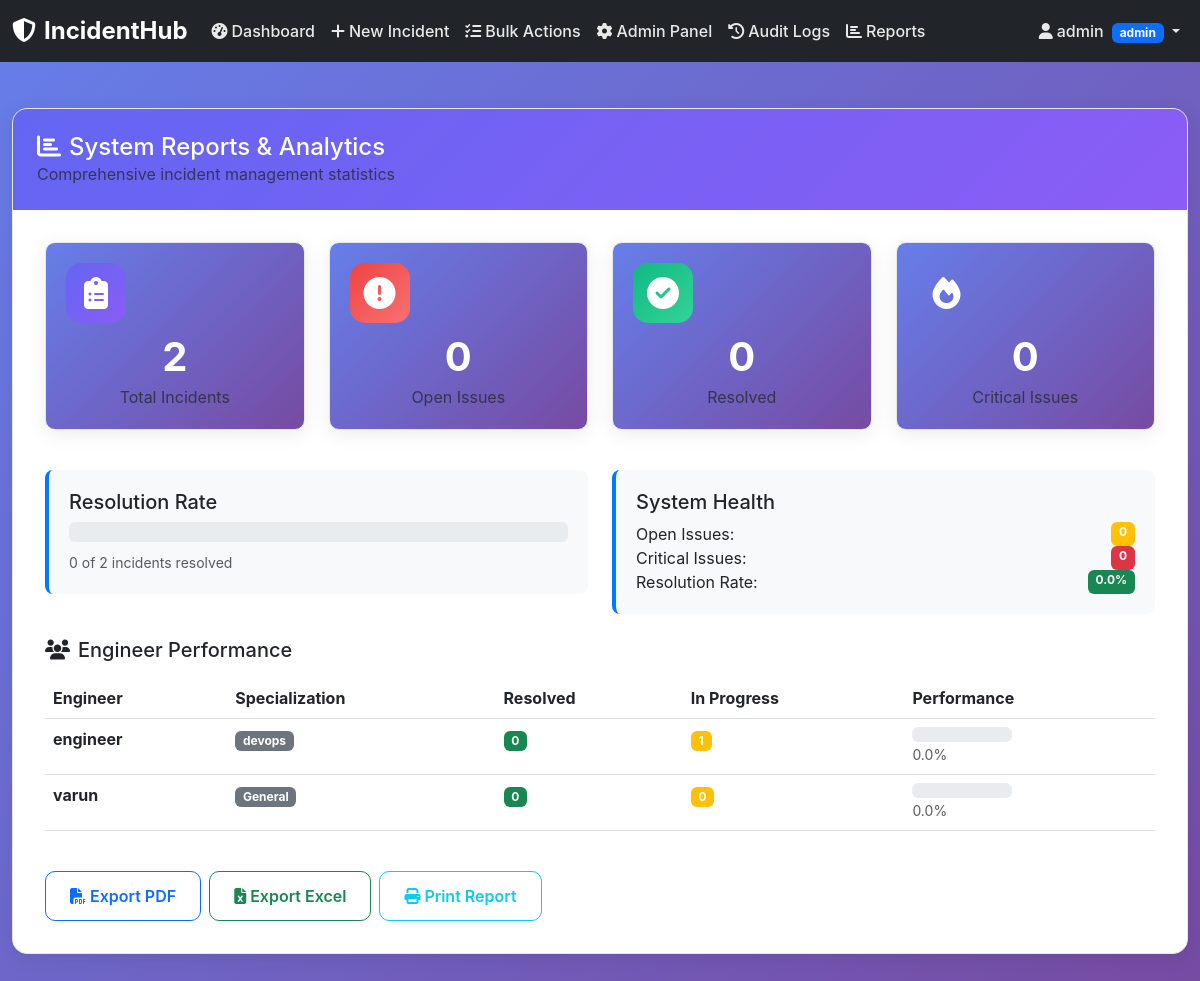
The app's page /reports (signed in), older data.
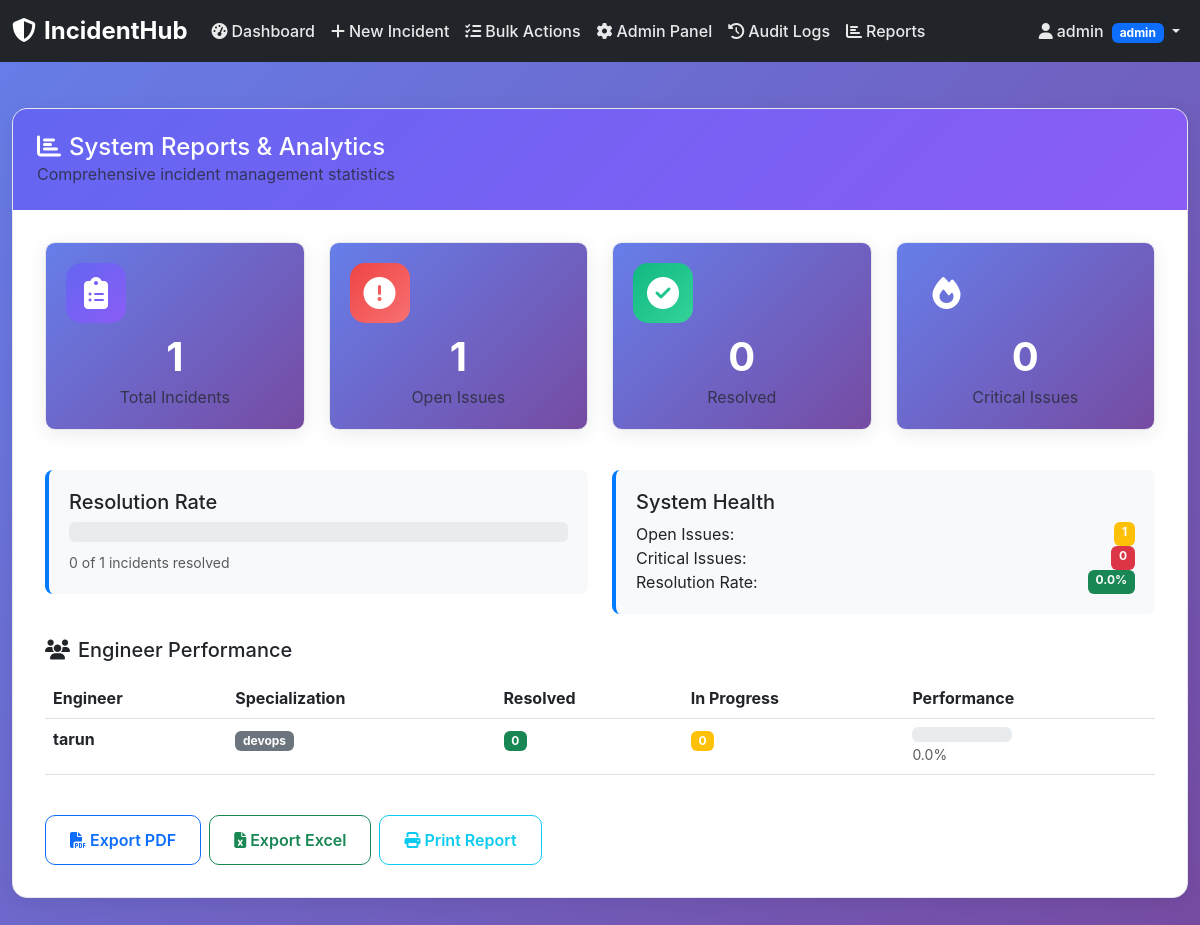
The same page, newer data.
### app.py (models this page shows, shortened)
class User(db.Model):
    id = db.Column(db.Integer, primary_key=True)
    username = db.Column(db.String(80), unique=True, nullable=False)
    email = db.Column(db.String(120), unique=True, nullable=False)
    role = db.Column(db.String(20), nullable=False, default='reporter')
    specialization = db.Column(db.String(50))
    password_hash = db.Column(db.String(255), nullable=False)
    created_at = db.Column(db.DateTime, default=datetime.utcnow)
    is_active = db.Column(db.Boolean, default=True)
    permissions = db.Column(db.Text)

### app.py (the view)
@app.route('/reports')
@login_required
def reports():
    user = User.query.get(session['user_id'])
    if user.role not in ['admin', 'manager']:
        flash('Access denied', 'error')
        return redirect('/dashboard')
    total_incidents = Incident.query.filter_by(is_deleted=False).count()
    open_incidents = Incident.query.filter_by(status='open', is_deleted=False).count()
    resolved_incidents = Incident.query.filter_by(status='resolved', is_deleted=False).count()
    critical_incidents = Incident.query.filter_by(priority='critical', is_deleted=False).count()
    engineers = User.query.filter_by(role='engineer', is_active=True).all()
    engineer_stats = []
    for eng in engineers:
        resolved_count = Incident.query.filter_by(assigned_to=eng.id, status='resolved').count()
        in_progress_count = Incident.query.filter_by(assigned_to=eng.id, status='in_progress').count()
        engineer_stats.append({
            'name': eng.username,
            'specialization': eng.specialization or 'General',
            'resolved': resolved_count,
            'in_progress': in_progress_count
        })
    engineer_stats.sort(key=lambda x: x['resolved'], reverse=True)
    stats = {
        'total_incidents': total_incidents,
        'open_incidents': open_incidents,
        'resolved_incidents': resolved_incidents,
        'critical_incidents': critical_incidents,
        'resolution_rate': round((resolved_incidents / total_incidents * 100) if total_incidents > 0 else 0, 1),
        'engineer_stats': engineer_stats[:10]
    }
    return render_template('reports.html', stats=stats)

### app.py (called while the page is built)
def login_required(f):
    @wraps(f)
    def decorated_function(*args, **kwargs):
        if 'user_id' not in session:
            return redirect('/login')
        return f(*args, **kwargs)
    return decorated_function

### templates/reports.html (shortened to what the changed rows need)
{% extends "base.html" %}
{% block content %}
<div class="container-fluid">
    <div class="content-card fade-in-up">
        <div class="content-body">
            <div class="row mb-4">
                <div class="col-lg-3 col-md-6 mb-3">
                    <div class="stats-card">
                        <div class="stats-icon total">
                            <i class="fas fa-clipboard-list"></i>
                        </div>
                        <h3 class="fw-bold mb-1">{{ stats.total_incidents }}</h3>
                        <p class="text-muted mb-0">Total Incidents</p>
                    </div>
                </div>
                <div class="col-lg-3 col-md-6 mb-3">
                    <div class="stats-card">
                        <div class="stats-icon open">
                            <i class="fas fa-exclamation-circle"></i>
                        </div>
                        <h3 class="fw-bold mb-1">{{ stats.open_incidents }}</h3>
                        <p class="text-muted mb-0">Open Issues</p>
                    </div>
                </div>
            </div>
            <div class="row mb-4">
                <div class="col-md-6">
                    <div class="metric-card">
                        <h5>Resolution Rate</h5>
                        <div class="progress mb-2" style="height: 20px;">
                        </div>
                        <small class="text-muted">{{ stats.resolved_incidents }} of {{ stats.total_incidents }} incidents resolved</small>
                    </div>
                </div>
                <div class="col-md-6">
                    <div class="metric-card">
                        <div class="d-flex justify-content-between">
                            <span>Open Issues:</span>
                            <span class="badge bg-warning">{{ stats.open_incidents }}</span>
                        </div>
                    </div>
                </div>
            </div>
            <div class="row">
                <div class="col-12">
                    <div class="table-responsive">
                        <table class="table table-hover">
                            <thead>
                                <tr>
                                    <th>Engineer</th>
                                    <th>Specialization</th>
                                    <th>Resolved</th>
                                    <th>In Progress</th>
                                    <th>Performance</th>
                                </tr>
                            </thead>
                            <tbody>
                                {% for engineer in stats.engineer_stats %}
                                <tr>
                                    <td>
                                        <strong>{{ engineer.name }}</strong>
                                    </td>
                                    <td>
                                        <span class="badge bg-secondary">{{ engineer.specialization }}</span>
                                    </td>
                                    <td>
                                        <span class="badge bg-success">{{ engineer.resolved }}</span>
                                    </td>
                                    <td>
                                        <span class="badge bg-warning">{{ engineer.in_progress }}</span>
                                    </td>
                                    <td>
                                        <div class="progress" style="height: 15px; width: 100px;">
                                            {% set total = engineer.resolved + engineer.in_progress %}
                                            {% set percentage = (engineer.resolved / total * 100) if total > 0 else 0 %}
                                        </div>
                                        <small class="text-muted">
                                            {{ "%.1f"|format((engineer.resolved / (engineer.resolved + engineer.in_progress) * 100) if (engineer.resolved + engineer.in_progress) > 0 else 0) }}%
                                        </small>
                                    </td>
                                </tr>
                                {% endfor %}
                            </tbody>
                        </table>
                    </div>
                </div>
            </div>
        </div>
    </div>
</div>
{% endblock %}

Row changes from the older to the newer data that the page shows:
no longer on this page (row edited): User: name "engineer", specialization "devops", resolved "0", in_progress "1", resolved "0.0"
removed User: name "varun", specialization "General", resolved "0", in_progress "0", resolved "0.0"
now on this page (row edited): User: name "tarun", specialization "devops", resolved "0", in_progress "0", resolved "0.0"
Text that changed along with them:
{{ stats.total_incidents }}: "2" → "1"
{{ stats.open_incidents }}: "0" → "1"
